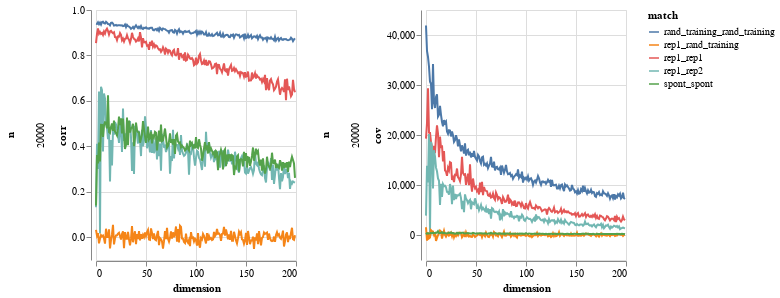

Here is the notebook cell this chart was saved with:
### Code cell
def gen_chart(data: pd.DataFrame) -> alt.Chart:
    y = "cov" if "cov" in data.columns else "corr"
    selection = alt.selection_multi(fields=["match"], bind="legend")
    base = alt.Chart(data).encode(x="dimension", y=y, color="match",)

    return (
        base.mark_line()
        .encode(
            size=alt.condition(~selection, alt.value(1), alt.value(2)),
            opacity=alt.condition(~selection, alt.value(0.4), alt.value(1)),
            row="n:N",
        )
        .properties(width=200, height=250)
        .add_selection(selection)
    )


gen_chart(innerprod_between_tests[0]) | gen_chart(innerprod_between_tests[1])

### Figure 1 — Vega-Lite specification as saved in the notebook (floating-point values rounded to 4 significant figures; data arrays with more than 128 entries replaced by an {"elided": "..."} marker saying what was removed)
{"config": {"view": {"continuousWidth": 400, "continuousHeight": 300}}, "hconcat": [{"data": {"name": "data-da054044da7c5f58b0754c5238c083a2"}, "mark": "line", "encoding": {"color": {"type": "nominal", "field": "match"}, "opacity": {"condition": {"value": 0.4, "selection": {"not": "selector001"}}, "value": 1}, "row": {"type": "nominal", "field": "n"}, "size": {"condition": {"value": 1, "selection": {"not": "selector001"}}, "value": 2}, "x": {"type": "quantitative", "field": "dimension"}, "y": {"type": "quantitative", "field": "corr"}}, "height": 250, "selection": {"selector001": {"type": "multi", "fields": ["match"], "bind": "legend"}}, "width": 200}, {"data": {"name": "data-4c1b6b76e6611fe8c2d926d861f82f27"}, "mark": "line", "encoding": {"color": {"type": "nominal", "field": "match"}, "opacity": {"condition": {"value": 0.4, "selection": {"not": "selector002"}}, "value": 1}, "row": {"type": "nominal", "field": "n"}, "size": {"condition": {"value": 1, "selection": {"not": "selector002"}}, "value": 2}, "x": {"type": "quantitative", "field": "dimension"}, "y": {"type": "quantitative", "field": "cov"}}, "height": 250, "selection": {"selector002": {"type": "multi", "fields": ["match"], "bind": "legend"}}, "width": 200}], "$schema": "https://vega.github.io/schema/vega-lite/v4.8.1.json", "datasets": {"data-da054044da7c5f58b0754c5238c083a2": {"elided": "1000 records"}, "data-4c1b6b76e6611fe8c2d926d861f82f27": {"elided": "1000 records"}}}
